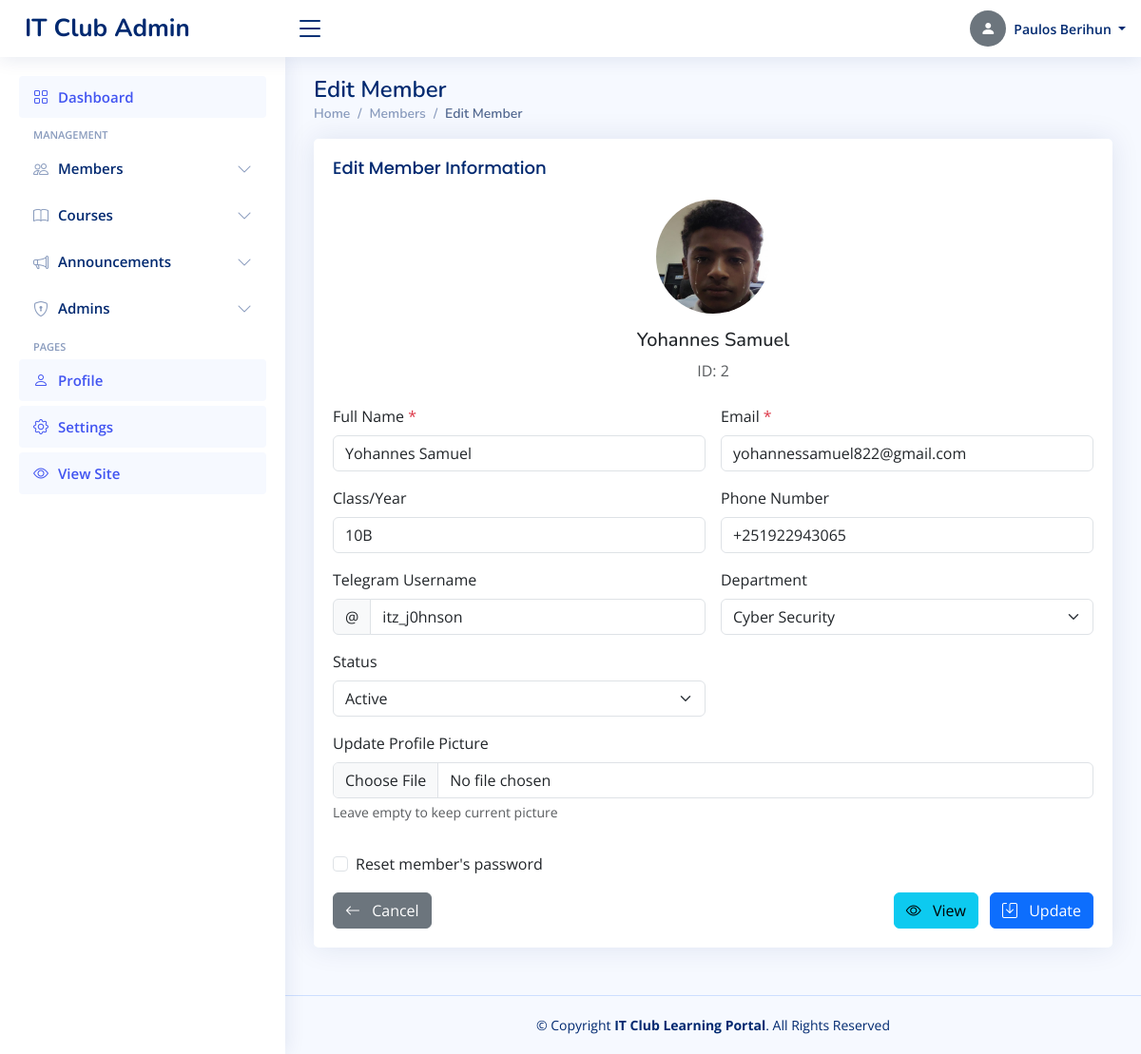
The page /admin/members/edit/2 (signed in) on the database its author committed.
### tables this page shows
CREATE TABLE members (
        id INTEGER PRIMARY KEY AUTOINCREMENT,
        full_name TEXT NOT NULL,
        class_name TEXT,
        email TEXT UNIQUE NOT NULL,
        password TEXT NOT NULL,
        phone_number TEXT,
        telegram_username TEXT,
        department TEXT,
        profile_picture TEXT,
        status TEXT DEFAULT 'active',
        created_at TIMESTAMP DEFAULT CURRENT_TIMESTAMP,
        last_login TIMESTAMP
    );

### app.py (the view, shortened to what this page needs)
@app.route('/admin/members/edit/<int:member_id>', methods=['GET', 'POST'])
@admin_required
def edit_members(member_id):
    db = get_db()
    member = db.execute('SELECT * FROM members WHERE id = ?', (member_id,)).fetchone()
    if not member:
        flash('Member not found.', 'error')
        return redirect(url_for('admin_members'))
    return render_template('admin/edit_members.html', member=member)

### app.py (called while the page is built)
def get_db():
    if 'db' not in g:
        g.db = sqlite3.connect(app.config['DATABASE'])
        g.db.row_factory = sqlite3.Row
    return g.db

def admin_required(f):
    @functools.wraps(f)
    def decorated(*args, **kwargs):
        if 'admin_id' not in session:
            flash('Admin login required.', 'error')
            return redirect(url_for('admin_login'))
        return f(*args, **kwargs)
    return decorated

### templates/admin/edit_members.html (shortened to what this page needs)
<!DOCTYPE html>
<html lang="en">
<head>
  <link href="{{ url_for('static', filename='vendor/bootstrap/css/bootstrap.min.css') }}" rel="stylesheet">
  <link href="{{ url_for('static', filename='vendor/bootstrap-icons/bootstrap-icons.css') }}" rel="stylesheet">
  <link href="{{ url_for('static', filename='vendor/boxicons/css/boxicons.min.css') }}" rel="stylesheet">
  <link rel="stylesheet" href="https://cdn.jsdelivr.net/npm/bootstrap-icons@1.10.5/font/bootstrap-icons.css">
  <link rel="stylesheet" href="https://cdnjs.cloudflare.com/ajax/libs/boxicons/2.1.4/css/boxicons.min.css">
  <link rel="stylesheet" href="https://cdn.jsdelivr.net/npm/remixicon@2.5.0/fonts/remixicon.css">
  <link href="{{ url_for('static', filename='css/style.css') }}" rel="stylesheet">
</head>
<body>
  <header id="header" class="header fixed-top d-flex align-items-center">
    <div class="d-flex align-items-center justify-content-between">
      <a href="{{ url_for('admin_dashboard') }}" class="logo d-flex align-items-center">
        <span class="d-none d-lg-block">IT Club Admin</span>
      </a>
      <i class="bi bi-list toggle-sidebar-btn"></i>
    </div>
    <nav class="header-nav ms-auto">
      <ul class="d-flex align-items-center">
        <li class="nav-item dropdown pe-3">
          <a class="nav-link nav-profile d-flex align-items-center pe-0" href="#" data-bs-toggle="dropdown">
            {% set _avatar_src = None %}
            {% if admin and admin.profile_picture %}
              {% if admin.profile_picture.startswith('http') or admin.profile_picture.startswith('/') %}
                {% set _avatar_src = admin.profile_picture %}
              {% else %}
                {% set _avatar_src = url_for('static', filename=admin.profile_picture) %}
              {% endif %}
            {% endif %}
            {% if _avatar_src %}
              <img src="{{ _avatar_src }}" alt="Profile" class="rounded-circle">
            {% else %}
              <div class="rounded-circle bg-secondary d-flex align-items-center justify-content-center" style="width:38px;height:38px;">
                <i class="bi bi-person-fill text-white"></i>
              </div>
            {% endif %}
            <span class="d-none d-md-block dropdown-toggle ps-2">
              {{ admin.full_name if admin and admin.full_name else session.get('admin_name', 'Admin') }}
            </span>
          </a>
        </li>
      </ul>
    </nav>
  </header>
  <aside id="sidebar" class="sidebar">
    <ul class="sidebar-nav" id="sidebar-nav">
      <li class="nav-item">
        <a class="nav-link active" href="{{ url_for('admin_dashboard') }}">
          <i class="bi bi-grid"></i>
          <span>Dashboard</span>
        </a>
      </li>
      <li class="nav-heading">Management</li>
      <li class="nav-item">
        <a class="nav-link collapsed" data-bs-target="#members-nav" data-bs-toggle="collapse" href="#">
          <i class="bi bi-people"></i><span>Members</span><i class="bi bi-chevron-down ms-auto"></i>
        </a>
      </li>
      <li class="nav-item">
        <a class="nav-link collapsed" data-bs-target="#courses-nav" data-bs-toggle="collapse" href="#">
          <i class="bi bi-book"></i><span>Courses</span><i class="bi bi-chevron-down ms-auto"></i>
        </a>
      </li>
      <li class="nav-item">
        <a class="nav-link collapsed" data-bs-target="#announcements-nav" data-bs-toggle="collapse" href="#">
          <i class="bi bi-megaphone"></i><span>Announcements</span><i class="bi bi-chevron-down ms-auto"></i>
        </a>
      </li>
      {% if session.get('admin_role') == 'super_admin' %}
      <li class="nav-item">
        <a class="nav-link collapsed" data-bs-target="#admins-nav" data-bs-toggle="collapse" href="#">
          <i class="bi bi-shield-lock"></i><span>Admins</span><i class="bi bi-chevron-down ms-auto"></i>
        </a>
      </li>
      {% endif %}
      <li class="nav-heading">Pages</li>
      <li class="nav-item">
        <a class="nav-link" href="{{ url_for('admin_profile') }}">
          <i class="bi bi-person"></i>
          <span>Profile</span>
        </a>
      </li>
      <li class="nav-item">
        <a class="nav-link" href="{{ url_for('admin_settings') }}">
          <i class="bi bi-gear"></i>
          <span>Settings</span>
        </a>
      </li>
      <li class="nav-item">
        <a class="nav-link" href="{{ url_for('index') }}" target="_blank">
          <i class="bi bi-eye"></i>
          <span>View Site</span>
        </a>
      </li>
    </ul>
  </aside>
  <main id="main" class="main">
    <div class="pagetitle">
      <h1>Edit Member</h1>
      <nav>
        <ol class="breadcrumb">
          <li class="breadcrumb-item"><a href="{{ url_for('admin_dashboard') }}">Home</a></li>
          <li class="breadcrumb-item"><a href="{{ url_for('admin_members') }}">Members</a></li>
          <li class="breadcrumb-item active">Edit Member</li>
        </ol>
      </nav>
    </div>
    <section class="section">
      <div class="row">
        <div class="col-lg-12">
          <div class="card">
            <div class="card-body">
              <h5 class="card-title">Edit Member Information</h5>
              <div class="text-center mb-4">
                {% if member.profile_picture %}
                <img src="{{ member.profile_picture }}" alt="Profile" class="rounded-circle" width="120" height="120">
                {% else %}
                <div class="rounded-circle bg-secondary d-flex align-items-center justify-content-center mx-auto" style="width: 120px; height: 120px;">
                  <span class="text-white fw-bold display-6">{{ member.full_name[0]|upper if member.full_name else '?' }}</span>
                </div>
                {% endif %}
                <h5 class="mt-3">{{ member.full_name }}</h5>
                <p class="text-muted">ID: {{ member.id }}</p>
              </div>
              <form class="row g-3" method="POST" enctype="multipart/form-data">
                <div class="col-md-6">
                  <label class="form-label">Full Name <span class="text-danger">*</span></label>
                  <input type="text" class="form-control" name="full_name" value="{{ member.full_name }}" required>
                </div>
                <div class="col-md-6">
                  <label class="form-label">Email <span class="text-danger">*</span></label>
                  <input type="email" class="form-control" name="email" value="{{ member.email }}" required>
                </div>
                <div class="col-md-6">
                  <label class="form-label">Class/Year</label>
                  <input type="text" class="form-control" name="class_name" value="{{ member.class_name or '' }}">
                </div>
                <div class="col-md-6">
                  <label class="form-label">Phone Number</label>
                  <input type="text" class="form-control" name="phone_number" value="{{ member.phone_number or '' }}">
                </div>
                <div class="col-md-6">
                  <label class="form-label">Telegram Username</label>
                  <div class="input-group">
                    <span class="input-group-text">@</span>
                    <input type="text" class="form-control" name="telegram_username" value="{{ member.telegram_username or '' }}">
                  </div>
                </div>
                <div class="col-md-6">
                  <label class="form-label">Department</label>
                  <select class="form-select" name="department">
                    <option value="Cybersecurity" {% if member.department == 'Cybersecurity' %}selected{% endif %}>Cyber Security</option>
                  </select>
                </div>
                <div class="col-md-6">
                  <label class="form-label">Status</label>
                  <select class="form-select" name="status">
                    <option value="active" {% if member.status == 'active' %}selected{% endif %}>Active</option>
                  </select>
                </div>
                <div class="col-12">
                  <label class="form-label">Update Profile Picture</label>
                  <input class="form-control" type="file" name="profile_picture" accept="image/*">
                  <div class="form-text">Leave empty to keep current picture</div>
                </div>
                <div class="col-12">
                  <div class="form-check">
                    <input class="form-check-input" type="checkbox" id="resetPassword" name="reset_password" value="1">
                    <label class="form-check-label" for="resetPassword">
                      Reset member's password
                    </label>
                  </div>
                </div>
                <div class="col-12">
                  <div class="d-flex justify-content-between">
                    <a href="{{ url_for('admin_members') }}" class="btn btn-secondary">
                      <i class="bi bi-arrow-left me-2"></i> Cancel
                    </a>
                    <div>
                      <a href="{{ url_for('view_member', member_id=member.id) }}" class="btn btn-info me-2">
                        <i class="bi bi-eye me-2"></i> View
                      </a>
                      <button type="submit" class="btn btn-primary">
                        <i class="bi bi-save me-2"></i> Update
                      </button>
                    </div>
                  </div>
                </div>
              </form>
            </div>
          </div>
        </div>
      </div>
    </section>
  </main>
  <footer id="footer" class="footer">
    <div class="copyright">
      &copy; Copyright <strong><span>IT Club Learning Portal</span></strong>. All Rights Reserved
    </div>
  </footer>
</body>
</html>

### static/css/style.css (style rules this page uses)
:root { scroll-behavior: smooth; }
body { font-family: "Open Sans", sans-serif; background: #f6f9ff; color: #444444; }
a { color: #4154f1; text-decoration: none; }
h1, h2, h3, h4, h5, h6 { font-family: "Nunito", sans-serif; }
#main { margin-top: 60px; padding: 20px 30px; transition: all 0.3s; }
.pagetitle { margin-bottom: 10px; }
.pagetitle h1 { font-size: 24px; margin-bottom: 0; font-weight: 600; color: #012970; }
.card { margin-bottom: 30px; border: none; border-radius: 5px; box-shadow: 0px 0 30px rgba(1, 41, 112, 0.1); }
.card-title { padding: 20px 0 15px 0; font-size: 18px; font-weight: 500; color: #012970; font-family: "Poppins", sans-serif; }
.card-body { padding: 0 20px 20px 20px; }
.breadcrumb { font-size: 14px; font-family: "Nunito", sans-serif; color: #899bbd; font-weight: 600; }
.breadcrumb a { color: #899bbd; transition: 0.3s; }
.breadcrumb .breadcrumb-item::before { color: #899bbd; }
.breadcrumb .active { color: #51678f; font-weight: 600; }
.logo { line-height: 1; }
@media (min-width: 1200px) { .logo { width: 280px; } }
.logo span { font-size: 26px; font-weight: 700; color: #012970; font-family: "Nunito", sans-serif; }
.header { transition: all 0.5s; z-index: 997; height: 60px; box-shadow: 0px 2px 20px rgba(1, 41, 112, 0.1); background-color: #fff; padding-left: 20px; }
.header .toggle-sidebar-btn { font-size: 32px; padding-left: 10px; cursor: pointer; color: #012970; }
.header-nav ul { list-style: none; }
.header-nav>ul { margin: 0; padding: 0; }
.header-nav .nav-profile { color: #012970; }
.header-nav .nav-profile span { font-size: 14px; font-weight: 600; }
.sidebar { position: fixed; top: 60px; left: 0; bottom: 0; width: 300px; z-index: 996; transition: all 0.3s; padding: 20px; overflow-y: auto; scrollbar-width: thin; scrollbar-color: #aab7cf transparent; box-shadow: 0px 0px 20px rgba(1, 41, 112, 0.1); background-color: #fff; }
@media (min-width: 1200px) { #main, #footer { margin-left: 300px; } }
.sidebar-nav { padding: 0; margin: 0; list-style: none; }
.sidebar-nav li { padding: 0; margin: 0; list-style: none; }
.sidebar-nav .nav-item { margin-bottom: 5px; }
.sidebar-nav .nav-heading { font-size: 11px; text-transform: uppercase; color: #899bbd; font-weight: 600; margin: 10px 0 5px 15px; }
.sidebar-nav .nav-link { display: flex; align-items: center; font-size: 15px; font-weight: 600; color: #4154f1; transition: 0.3; background: #f6f9ff; padding: 10px 15px; border-radius: 4px; }
.sidebar-nav .nav-link i { font-size: 16px; margin-right: 10px; color: #4154f1; }
.sidebar-nav .nav-link.collapsed { color: #012970; background: #fff; }
.sidebar-nav .nav-link.collapsed i { color: #899bbd; }
.sidebar-nav .nav-link .bi-chevron-down { margin-right: 0; transition: transform 0.2s ease-in-out; }
.footer { padding: 20px 0; font-size: 14px; transition: all 0.3s; border-top: 1px solid #cddfff; }
.footer .copyright { text-align: center; color: #012970; }

### rows shown on the page
members: profile_picture (picture), full_name "Yohannes Samuel", id "2", email "yohannessamuel822@gmail.com", class_name "10B", phone_number "+251922943065", telegram_username "itz_j0hnson", department "Cyber Security", status "Active"
